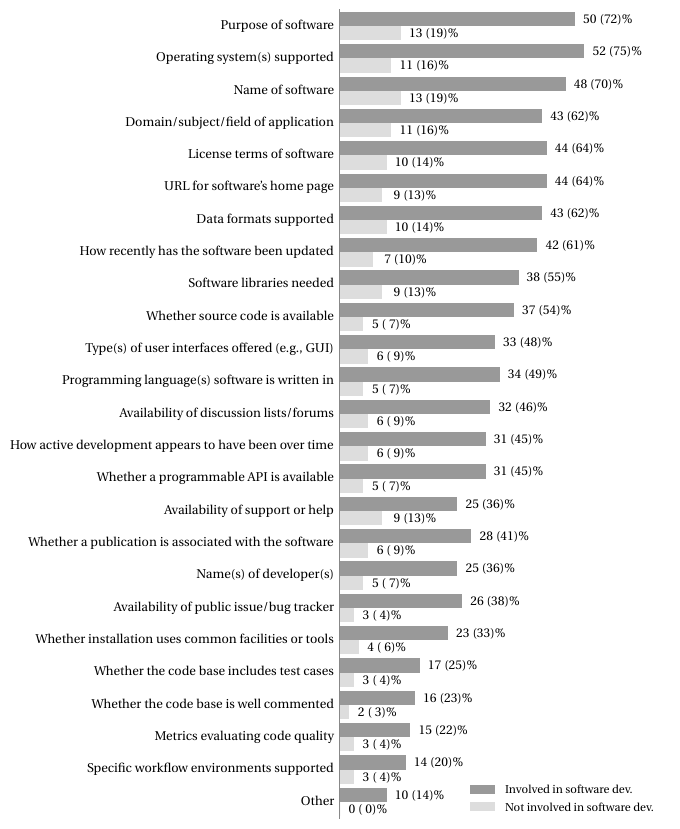

Recreate this plot in Python.
#!/usr/bin/env python3.4

import numpy as np
import matplotlib
import matplotlib.pyplot as plt
import matplotlib.ticker as ticker
from matplotlib import rcParams
import operator

rcParams['text.usetex']         = True
rcParams['text.latex.preamble'] = [r"\usepackage{fourier}", r"\usepackage[T1]{fontenc}"]
rcParams['font.family']         = 'serif'
rcParams['font.serif']          = ['Utopia']
rcParams['font.weight']         = 'normal'
rcParams['font.size']           = 10
rcParams['xtick.labelsize']     = rcParams['ytick.labelsize'] = 10
rcParams['ytick.major.width']   = rcParams['xtick.major.width'] = 1
rcParams['ytick.major.size']    = rcParams['xtick.major.size'] = 3
rcParams['patch.facecolor']     = "#cccccc"
rcParams['patch.linewidth']     = 0

plt.figure(figsize=(4.25, 10.1))

# Data.

total_responses = 69
total_swdevs    = 56
total_notswdevs = 13

# Choices were not mutually exclusive.

raw_data = {
    "Availability of discussion lists/forums"               : [38, 32, 6],
    "Availability of public issue/bug tracker"              : [29, 26, 3],
    "Availability of support or help"                       : [34, 25, 9],
    "Data formats supported"                                : [53, 43, 10],
    "Domain/subject/field of application"                   : [54, 43, 11],
    "How active development appears to have been over time" : [37, 31, 6],
    "How recently has the software been updated"            : [49, 42, 7],
    "License terms of software"                             : [54, 44, 10],
    "Metrics evaluating code quality"                       : [18, 15, 3],
    "Name of software"                                      : [61, 48, 13],
    "Name(s) of developer(s)"                               : [30, 25, 5],
    "Operating system(s) supported"                         : [63, 52, 11],
    "Programming language(s) software is written in"        : [39, 34, 5],
    "Purpose of software"                                   : [63, 50, 13],
    "Software libraries needed"                             : [47, 38, 9],
    "Specific workflow environments supported"              : [17, 14, 3],
    "Type(s) of user interfaces offered (e.g., GUI)"        : [39, 33, 6],
    "URL for software's home page"                          : [53, 44, 9],
    "Whether a programmable API is available"               : [36, 31, 5],
    "Whether a publication is associated with the software" : [34, 28, 6],
    "Whether installation uses common facilities or tools"  : [27, 23, 4],
    "Whether source code is available"                      : [42, 37, 5],
    "Whether the code base includes test cases"             : [20, 17, 3],
    "Whether the code base is well commented"               : [18, 16, 2],
    "Other"                                                 : [10, 10, 0],
}

x = [0, 10, 20, 30, 40, 50, 60, 70]

# Plot.

# Sort the data by value, largest value first.

data   = sorted(raw_data.items(), key=lambda x: x[1][0], reverse=True)

# Create data arrays for what we will hand to barh().  Make the numbers
# be percentages of the totals for the subpopulations.

total     = [item[1][0] for item in data]
swdevs    = [item[1][1] for item in data]
notswdevs = [item[1][2] for item in data]

labels    = [item[0] for item in data]

# Barh() puts items in the reverse order of how we put them in the
# lists above, so first we do this to reverse the lists:

labels    = labels[::-1]
total     = total[::-1]
swdevs    = swdevs[::-1]
notswdevs = notswdevs[::-1]

# Misc. axis setup.

y_pos = np.arange(len(data))
ylim_bottom = -0.5
ylim_top = len(data)-0.5

# Create the plot and the initial axes.
# .............................................................................
# Version using multiple horizontal bar graphs.

h_swdevs = plt.barh(y_pos + 0.22, swdevs, height=0.44, linewidth=0, align='center', color="#999999")
h_notswdevs = plt.barh(y_pos - 0.22, notswdevs, height=0.44, linewidth=0, align='center', color="#dddddd")

plt.yticks(y_pos, labels, fontsize=10)
plt.xticks(x, fontsize=10)
plt.ylim([ylim_bottom, ylim_top])

plt.legend([h_swdevs, h_notswdevs],
           ['Involved in software dev.',
            'Not involved in software dev.'],
           fontsize=9, ncol=1, loc='upper center',
           frameon=False, bbox_to_anchor=(0.675, 0.055))

# Remove the plot frame lines leaving only the left vertical one.
for spine in ['top', 'bottom', 'right']:
    plt.gca().spines[spine].set_visible(False)
plt.gca().spines['left'].set_bounds(ylim_bottom, ylim_top)
plt.gca().spines['left'].set_color('#888888')
plt.gca().tick_params(color='#888888')
plt.gca().yaxis.set_ticks_position('none')
plt.gca().get_xaxis().set_visible(False)

# Write the value to the right of each bars.
for rect, value in zip(h_swdevs.patches, swdevs):
    percent = value/total_responses*100
    text = '{} ({: >2.0f})\%'.format(value, percent)
    width = rect.get_width()
    offset = 7 if value > 6 else 6
    plt.gca().text(rect.get_x() + width + offset,
                   rect.get_y() + rect.get_height()/2.4,
                   text, ha='center', va='center', fontsize=10)

for rect, value in zip(h_notswdevs.patches, notswdevs):
    percent = value/total_responses*100
    text = '{} ({: >2.0f})\%'.format(value, percent)
    width = rect.get_width()
    offset = 7 if value > 6 else 6
    plt.gca().text(rect.get_x() + width + offset,
                   rect.get_y() + rect.get_height()/2.4,
                   text, ha='center', va='center', fontsize=10)

plt.savefig('info-to-include-in-index-v3.pdf', bbox_inches='tight')
plt.close()
